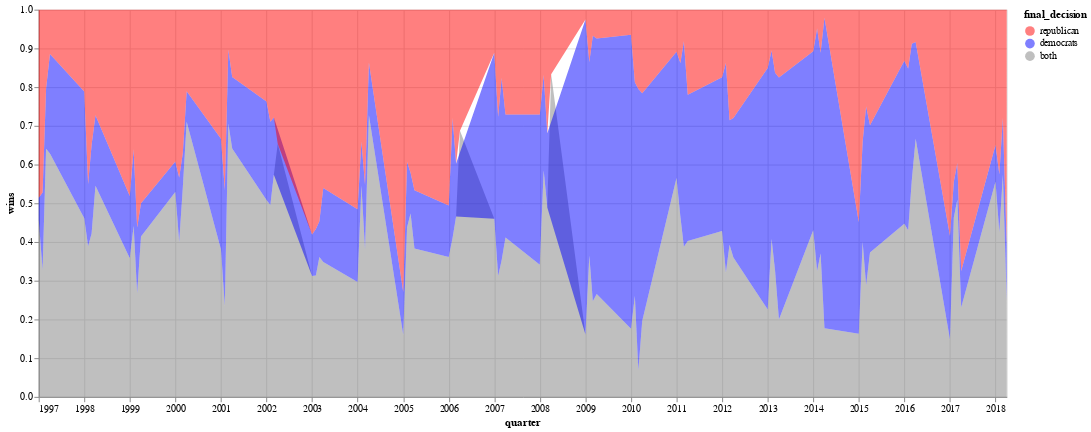

Notebook code cell kept with this figure:
### Code cell
d = pd.DataFrame(all_laws.groupby(['quarter', 'final_decision']).size()).reset_index().rename(columns={0: 'wins'})
counts = pd.DataFrame(all_laws.groupby(['quarter']).size()).reset_index().rename(columns={0: 'total'})
d = d.merge(counts)
d['wins'] = d['wins'] / d['total']

alt.Chart(d, width=1000, height=400).mark_area(opacity=0.5).encode(
    x="quarter:T",
    y="wins:Q",
    color=alt.Color("final_decision:N", 
                    scale=alt.Scale(domain=['republican', 'democrats', 'both'], 
                              range=[pal['republican'], pal['democrats'], 'grey'])))

### Figure 1 — Vega-Lite specification as saved in the notebook (floating-point values rounded to 4 significant figures; data arrays with more than 128 entries replaced by an {"elided": "..."} marker saying what was removed)
{"$schema": "https://vega.github.io/schema/vega-lite/v2.6.0.json", "config": {"view": {"height": 300, "width": 400}}, "data": {"name": "data-35a11e2306b8d6db5a6b8a35c2895ebf"}, "datasets": {"data-35a11e2306b8d6db5a6b8a35c2895ebf": {"elided": "261 records"}}, "encoding": {"color": {"field": "final_decision", "scale": {"domain": ["republican", "democrats", "both"], "range": ["#ff0000", "#0000ff", "grey"]}, "type": "nominal"}, "x": {"field": "quarter", "type": "temporal"}, "y": {"field": "wins", "type": "quantitative"}}, "height": 400, "mark": {"opacity": 0.5, "type": "area"}, "width": 1000}
